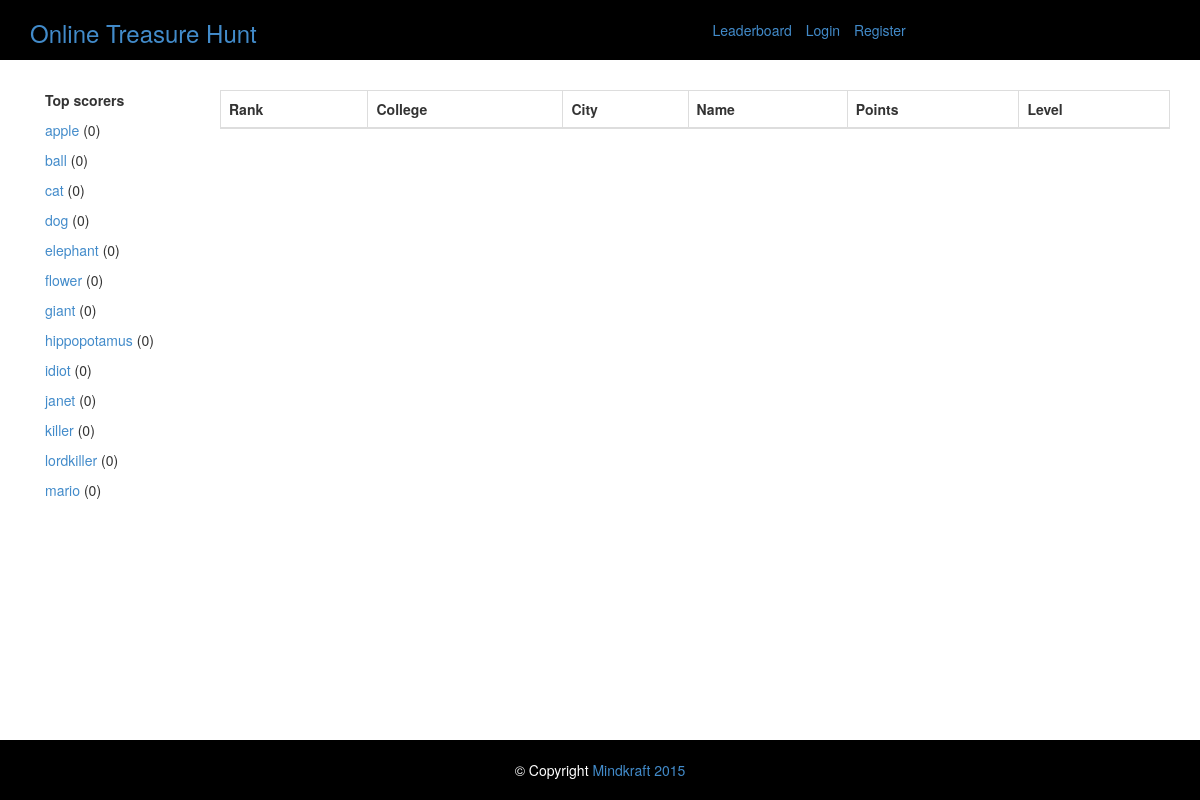
The app's page /leaderboard with its own data.
### models.py (models this page shows, shortened)
class BaseModel(Model):
    created_at = DateTimeField(default=datetime.now)
    class Meta(object):
        database = db

class User(BaseModel):
    name = CharField()
    email = CharField()
    password = CharField()
    token = CharField()
    user_type = CharField() # participant, admin
    college = CharField()
    city = CharField()
    register_no = CharField()
    phone = CharField()

### main.py (the view)
@app.route('/leaderboard')
def leaderboard():
    users_list = get_all_users()
    return render_template('leaderboard.html', top_users=users_list)

### main.py (called while the page is built)
@app.before_request
def before_request():
    print 'before connect'
    db.connect()
    print 'after connect'

@app.teardown_request
def teardown_request(exception):
    db.close()

### templates/leaderboard.html (shortened to what this page needs)
{% extends "base.html" %}
{% block maincontent %}
<div class="row">
	<table id="leaderboard" class="table table-bordered">
		<thead>
			<th>Rank</th>
			<th>College</th>
			<th>City</th>
			<th>Name</th>
			<th>Points</th>
			<th>Level</th>
		</thead>
	</table>
</div>
{% endblock %}

### templates/base.html (shortened to what this page needs)
<!doctype html>
<html class="no-js" lang="en">
<head>
    <link rel="stylesheet" href="/static/css/styles.css">
    <link rel="stylesheet" href="/static/css/bootstrap.min.css">
	<link rel="stylesheet" href="/static/css/jquery.dynatable.css">
</head>
<body>
    <div class="container-fluid">
        <header class="row">
            <div class="col-md-12">
              <div class="col-md-4"><h3><a class="logo" href="/">Online Treasure Hunt</a></h3></div>
                <ul class="menu col-md-offset-3 col-md-5">
                  {% if current_user.name %}
                  <a href="/leaderboard?sorts[rank]=1"><li>Leaderboard</li></a>
                    <a href="{{url_for('account')}}"><li>Account</li></a>
                    <a href="{{url_for('profile', id=current_user.id)}}"><li>Profile</li></a>
                    <li><a href="{{url_for('logout')}}">Logout</a> &nbsp({{current_user.name}})</li>
                  {% else %}
                  <a href="/leaderboard?sorts[rank]=1"><li>Leaderboard</li></a>
                    <a href="{{url_for('login')}}"><li>Login</li></a>
                    <a href="{{url_for('register')}}"><li>Register</li></a>
                  {% endif %}
                </ul>
            </div>
        </header>
    {% set messages = get_flashed_messages(with_categories=true) %}
        <div class="content col-md-12">
            <aside class="col-md-2">
                <div class="side-1">
                    <ul class="side-menu">
                        <li class="menu-title">Top scorers</li>
                        {% set i = 0 %}
                          {% if top_users %}
                            {% for user in top_users | sort(attribute='rank') %}
                              {% if i < 10 %}
                              <li><a href="{{url_for('profile', id=user.id)}}">{{user.profile_link}}</a> ({{user.points}})</li>
                                {% set i = i + 1 %}
                              {% endif %}
                            {% endfor %}
                          {% endif %}
                    </ul>
                </div>
                <div class="side-2">
                    <ul class="side-menu">
                      {% if current_user.user_type == 'mod' %}
                        <li class="menu-title">Alloo</li>
                        {% for user in solved_by_users %}
                          <a href="{{url_for('profile', id=user.id)}}"><li>user.name</li></a>
                        {% endfor %}
                      {% else %}
                        <li class="menu-title">&nbsp</li>
                        <a href="#"><li></li>&nbsp</a>
                        <a href="#"><li></li>&nbsp</a>
                        <a href="#"><li></li>&nbsp</a>
                        <a href="#"><li></li>&nbsp</a>
                        <a href="#"><li></li>&nbsp</a>
                      {% endif %}
                    </ul>
                </div>
            </aside>
            <div class="main-content col-md-10">
              {% block maincontent %}{% endblock %}
            </div>
        </div>
    </div>
	<footer>
		<p>&copy; Copyright <a href="http://www.mindkraft.org">Mindkraft 2015</a></p>
	</footer>
</body>
</html>

### static/css/styles.css (style rules this page uses)
article, aside, details, figcaption, figure, footer, header, hgroup, nav, section, summary { display: block; }
html { font-size: 100%; background: #fafaff; color: black; -webkit-text-size-adjust: 100%; -ms-text-size-adjust: 100%; }
html, button, input, select, textarea { font-family: sans-serif; }
body { margin: 0; }
a { background: transparent; }
h3 { font-size: 1.17em; margin: 1em 0; }
p, pre { margin: 1em 0; }
dl, menu, ol, ul { margin: 1em 0; }
menu, ol, ul { padding: 0 0 0 40px; }
table { border-collapse: collapse; border-spacing: 0; }
body { margin: auto; }
header { background: black; color: white; height: 60px; }
header .logo { text-decoration: none !important; }
header .menu { height: 60px; margin-top: 20px; }
header .menu li { list-style: none; display: inline-block; padding-right: 10px; }
footer { background: black; color: white; height: 60px; position: fixed; bottom: 0; width: 100%; }
footer p { text-align: center; margin-top: 20px; }
.side-menu { padding-left: 0; margin-bottom: 40px; }
.side-menu .menu-title { font-weight: bold; font-size: 14px; }
.side-menu li { list-style: none; padding-bottom: 10px; }

### records on screen
User: profile_link "apple", points "0"
User: profile_link "ball", points "0"
User: profile_link "cat", points "0"
User: profile_link "dog", points "0"
User: profile_link "elephant", points "0"
User: profile_link "flower", points "0"
User: profile_link "giant", points "0"
User: profile_link "hippopotamus", points "0"
User: profile_link "idiot", points "0"
User: profile_link "janet", points "0"
User: profile_link "killer", points "0"
User: profile_link "lordkiller", points "0"
User: profile_link "mario", points "0"
